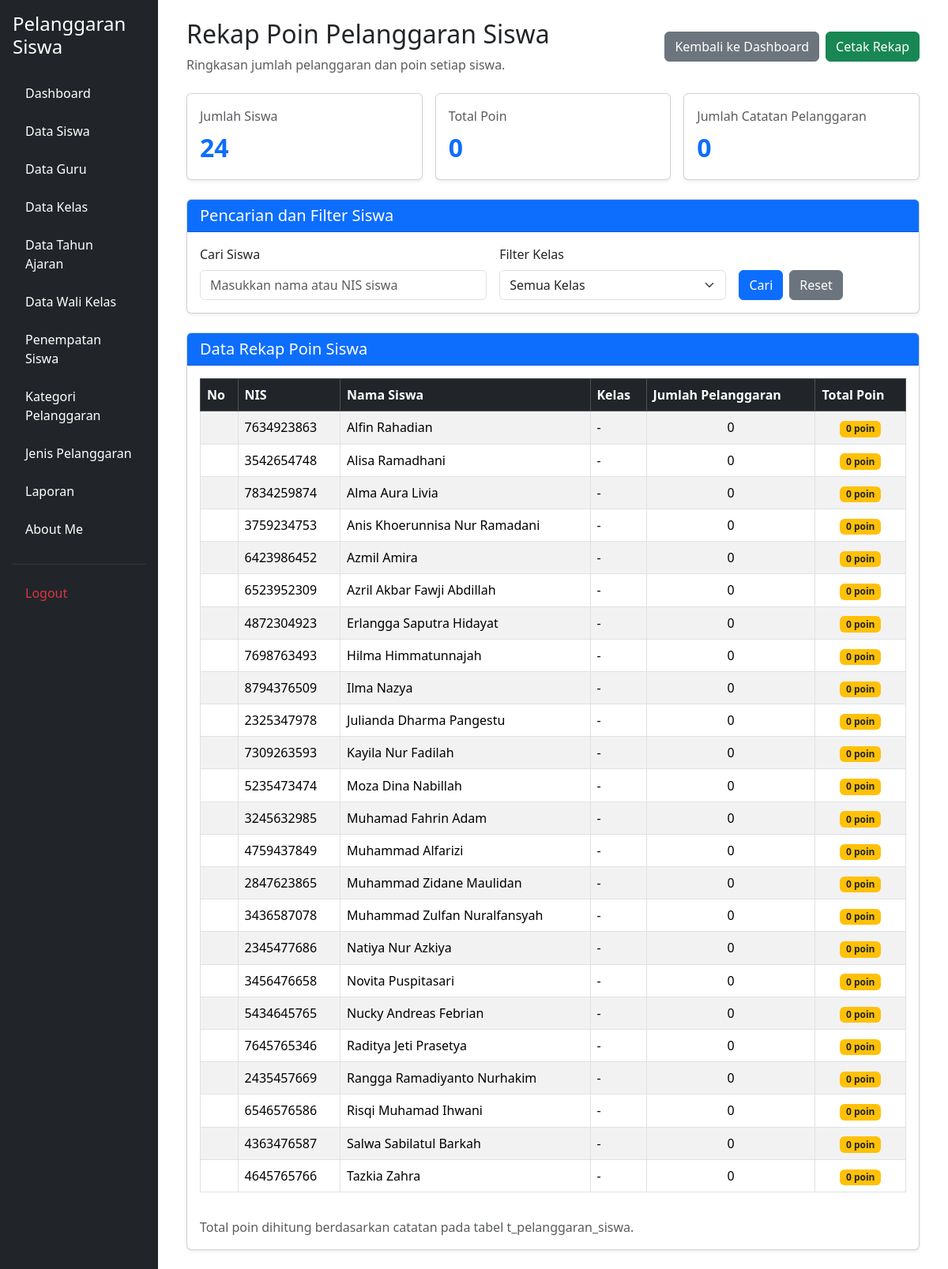
The app's page /rekap_poin.php (signed in) with its own data.
### tables this page shows
CREATE TABLE `t_siswa` (
  `id` int(11) NOT NULL,
  `nis` varchar(30) DEFAULT NULL,
  `nisn` varchar(20) NOT NULL,
  `nama` varchar(150) DEFAULT NULL,
  `jenis_kelamin` char(1) NOT NULL,
  `tanggal_lahir` date NOT NULL,
  `alamat` text NOT NULL,
  `status_aktif` tinyint(1) NOT NULL,
  `created_at` timestamp NOT NULL DEFAULT current_timestamp(),
  `updated_at` timestamp NOT NULL DEFAULT current_timestamp()
);

### rekap_poin.php (the view, shortened to what this page needs)
<?php
include 'config/koneksi.php';
$cari = isset($_GET['cari'])
    ? trim($_GET['cari'])
    : '';
$sql = "SELECT
            s.id AS siswa_id,
            s.nis,
            s.nama AS nama_siswa,
            COALESCE(k.nama, '-') AS nama_kelas,
            COALESCE(p.total_poin, 0) AS total_poin,
            COALESCE(p.jumlah_pelanggaran, 0) AS jumlah_pelanggaran
        FROM t_siswa s
        LEFT JOIN (
            SELECT
                siswa_id,
                SUM(poin) AS total_poin,
                COUNT(*) AS jumlah_pelanggaran
            FROM t_pelanggaran_siswa
            GROUP BY siswa_id
        ) p ON p.siswa_id = s.id
        LEFT JOIN (
            SELECT
                siswa_id,
                MAX(kelas_id) AS kelas_id
            FROM t_kelas_siswa
            WHERE status_aktif = 1
            GROUP BY siswa_id
        ) ks ON ks.siswa_id = s.id
        LEFT JOIN t_kelas k ON k.id = ks.kelas_id
        WHERE 1=1";
$sql .= " ORDER BY total_poin DESC, s.nama ASC";
$query_rekap = mysqli_query($koneksi, $sql);
$data_rekap = [];
$total_poin_semua = 0;
$total_catatan = 0;
while ($data = mysqli_fetch_assoc($query_rekap)) {
    $data_rekap[] = $data;
    $total_poin_semua += (int) $data['total_poin'];
    $total_catatan += (int) $data['jumlah_pelanggaran'];
}
$jumlah_siswa = count($data_rekap);
?>
<!DOCTYPE html>
<html lang="id">
<head>
    <link href="https://cdn.jsdelivr.net/npm/bootstrap@5.3.8/dist/css/bootstrap.min.css"
          rel="stylesheet">
    <link href="https://cdn.datatables.net/2.3.4/css/dataTables.bootstrap5.min.css"
          rel="stylesheet">
</head>
<body>
<div class="container-fluid">
    <div class="row">
        <?php include 'layout/sidebar.php'; ?>
        <main class="col-md-9 col-lg-10 p-4">
            <div class="container-fluid">
                <div class="d-flex justify-content-between align-items-center flex-wrap gap-2 mb-4">
                    <div>
                        <h2>Rekap Poin Pelanggaran Siswa</h2>
                        <p class="text-muted mb-0">
                            Ringkasan jumlah pelanggaran dan poin setiap siswa.
                        </p>
                    </div>
                    <div class="d-flex gap-2 no-print">
                        <a href="dashboard.php" class="btn btn-secondary">
                            Kembali ke Dashboard
                        </a>
                        <button type="button"
                                onclick="window.print()"
                                class="btn btn-success">
                            Cetak Rekap
                        </button>
                    </div>
                </div>
                <div class="row g-3 mb-4">
                    <div class="col-md-4">
                        <div class="card shadow-sm h-100">
                            <div class="card-body">
                                <p class="text-muted mb-1">Jumlah Siswa</p>
                                <div class="angka">
                                    <?= $jumlah_siswa; ?>
                                </div>
                            </div>
                        </div>
                    </div>
                    <div class="col-md-4">
                        <div class="card shadow-sm h-100">
                            <div class="card-body">
                                <p class="text-muted mb-1">Total Poin</p>
                                <div class="angka">
                                    <?= $total_poin_semua; ?>
                                </div>
                            </div>
                        </div>
                    </div>
                    <div class="col-md-4">
                        <div class="card shadow-sm h-100">
                            <div class="card-body">
                                <p class="text-muted mb-1">
                                    Jumlah Catatan Pelanggaran
                                </p>
                                <div class="angka">
                                    <?= $total_catatan; ?>
                                </div>
                            </div>
                        </div>
                    </div>
                </div>
                <div class="card shadow-sm mb-4 no-print">
                    <div class="card-header bg-primary text-white">
                        <h5 class="mb-0">Pencarian dan Filter Siswa</h5>
                    </div>
                    <div class="card-body">
                        <form method="GET" action="rekap_poin.php">
                            <div class="row g-3">
                                <div class="col-md-5">
                                    <label for="cari" class="form-label">
                                        Cari Siswa
                                    </label>
                                    <input
                                        type="text"
                                        name="cari"
                                        id="cari"
                                        class="form-control"
                                        placeholder="Masukkan nama atau NIS siswa"
                                        value="<?= htmlspecialchars($cari); ?>">
                                </div>
                                <div class="col-md-4">
                                    <label for="kelas" class="form-label">
                                        Filter Kelas
                                    </label>
                                    <select name="kelas" id="kelas"
                                            class="form-select">
                                        <option value="">Semua Kelas</option>
                                    </select>
                                </div>
                                <div class="col-md-3 d-flex align-items-end gap-2">
                                    <button type="submit" class="btn btn-primary">
                                        Cari
                                    </button>
                                    <a href="rekap_poin.php" class="btn btn-secondary">
                                        Reset
                                    </a>
                                </div>
                            </div>
                        </form>
                    </div>
                </div>
                <div class="card shadow-sm">
                    <div class="card-header bg-primary text-white">
                        <h5 class="mb-0">Data Rekap Poin Siswa</h5>
                    </div>
                    <div class="card-body">
                        <div class="table-responsive">
                            <table id="tabelRekap"
                                   class="table table-striped table-bordered table-hover align-middle">
                                <thead class="table-dark">
                                    <tr>
                                        <th>No</th>
                                        <th>NIS</th>
                                        <th>Nama Siswa</th>
                                        <th>Kelas</th>
                                        <th>Jumlah Pelanggaran</th>
                                        <th>Total Poin</th>
                                    </tr>
                                </thead>
                                <tbody>
                                    <?php foreach ($data_rekap as $data) { ?>
                                        <tr>
                                            <td></td>
                                            <td>
                                                <?= htmlspecialchars($data['nis'] ?? '-'); ?>
                                            </td>
                                            <td>
                                                <?= htmlspecialchars($data['nama_siswa'] ?? '-'); ?>
                                            </td>
                                            <td>
                                                <?= htmlspecialchars($data['nama_kelas'] ?? '-'); ?>
                                            </td>
                                            <td class="text-center">
                                                <?= (int) $data['jumlah_pelanggaran']; ?>
                                            </td>
                                            <td class="text-center">
                                                <span class="badge bg-warning text-dark">
                                                    <?= (int) $data['total_poin']; ?> poin
                                                </span>
                                            </td>
                                        </tr>
                                    <?php } ?>
                                </tbody>
                            </table>
                        </div>
                        <p class="text-muted mb-0 mt-3">
                            Total poin dihitung berdasarkan catatan pada
                            tabel t_pelanggaran_siswa.
                        </p>
                    </div>
                </div>
            </div>
        </main>
    </div>
</div>
</body>
</html>

### rekap_poin.php (style rules this page uses)
.angka { font-size: 2rem; font-weight: bold; color: #0d6efd; }

### records on screen
t_siswa: nis "7634923863", nama "Alfin Rahadian", nama_kelas "-", jumlah_pelanggaran "0", total_poin "0"
t_siswa: nis "3542654748", nama "Alisa Ramadhani", nama_kelas "-", jumlah_pelanggaran "0", total_poin "0"
t_siswa: nis "7834259874", nama "Alma Aura Livia", nama_kelas "-", jumlah_pelanggaran "0", total_poin "0"
t_siswa: nis "3759234753", nama "Anis Khoerunnisa Nur Ramadani", nama_kelas "-", jumlah_pelanggaran "0", total_poin "0"
t_siswa: nis "6423986452", nama "Azmil Amira", nama_kelas "-", jumlah_pelanggaran "0", total_poin "0"
t_siswa: nis "6523952309", nama "Azril Akbar Fawji Abdillah", nama_kelas "-", jumlah_pelanggaran "0", total_poin "0"
t_siswa: nis "4872304923", nama "Erlangga Saputra Hidayat", nama_kelas "-", jumlah_pelanggaran "0", total_poin "0"
t_siswa: nis "7698763493", nama "Hilma Himmatunnajah", nama_kelas "-", jumlah_pelanggaran "0", total_poin "0"
t_siswa: nis "8794376509", nama "Ilma Nazya", nama_kelas "-", jumlah_pelanggaran "0", total_poin "0"
t_siswa: nis "2325347978", nama "Julianda Dharma Pangestu", nama_kelas "-", jumlah_pelanggaran "0", total_poin "0"
t_siswa: nis "7309263593", nama "Kayila Nur Fadilah", nama_kelas "-", jumlah_pelanggaran "0", total_poin "0"
t_siswa: nis "5235473474", nama "Moza Dina Nabillah", nama_kelas "-", jumlah_pelanggaran "0", total_poin "0"
t_siswa: nis "3245632985", nama "Muhamad Fahrin Adam", nama_kelas "-", jumlah_pelanggaran "0", total_poin "0"
t_siswa: nis "4759437849", nama "Muhammad Alfarizi", nama_kelas "-", jumlah_pelanggaran "0", total_poin "0"
t_siswa: nis "2847623865", nama "Muhammad Zidane Maulidan", nama_kelas "-", jumlah_pelanggaran "0", total_poin "0"
t_siswa: nis "3436587078", nama "Muhammad Zulfan Nuralfansyah", nama_kelas "-", jumlah_pelanggaran "0", total_poin "0"
t_siswa: nis "2345477686", nama "Natiya Nur Azkiya", nama_kelas "-", jumlah_pelanggaran "0", total_poin "0"
t_siswa: nis "3456476658", nama "Novita Puspitasari", nama_kelas "-", jumlah_pelanggaran "0", total_poin "0"
t_siswa: nis "5434645765", nama "Nucky Andreas Febrian", nama_kelas "-", jumlah_pelanggaran "0", total_poin "0"
t_siswa: nis "7645765346", nama "Raditya Jeti Prasetya", nama_kelas "-", jumlah_pelanggaran "0", total_poin "0"
t_siswa: nis "2435457669", nama "Rangga Ramadiyanto Nurhakim", nama_kelas "-", jumlah_pelanggaran "0", total_poin "0"
t_siswa: nis "6546576586", nama "Risqi Muhamad Ihwani", nama_kelas "-", jumlah_pelanggaran "0", total_poin "0"
t_siswa: nis "4363476587", nama "Salwa Sabilatul Barkah", nama_kelas "-", jumlah_pelanggaran "0", total_poin "0"
t_siswa: nis "4645765766", nama "Tazkia Zahra", nama_kelas "-", jumlah_pelanggaran "0", total_poin "0"

### other values on screen
$jumlah_siswa "24"
$total_poin_semua "0"
$total_catatan "0"
